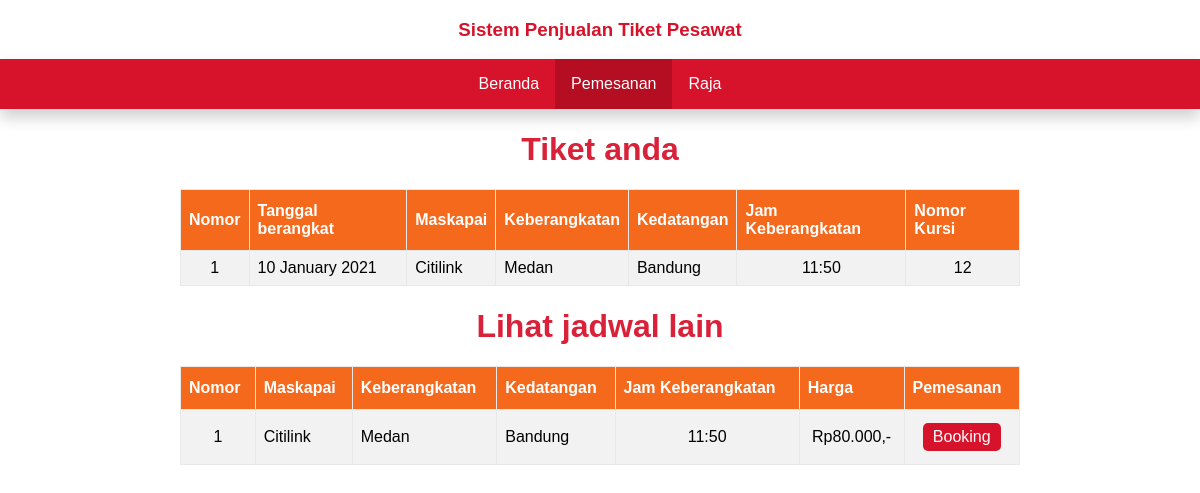
Screenshot of /pemesanan/index.php (signed in) with the database file from the repository.
### tables this page shows
CREATE TABLE `pemesanan` (
  `id_pemesanan` varchar(5) NOT NULL,
  `id_pelanggan` varchar(5) NOT NULL,
  `id_tiket` varchar(5) NOT NULL,
  `tanggal_pesan` date NOT NULL
);

CREATE TABLE `rute` (
  `id_rute` varchar(5) NOT NULL,
  `jam_berangkat` varchar(5) NOT NULL,
  `asal_rute` text NOT NULL,
  `tujuan_rute` text NOT NULL,
  `maskapai` varchar(10) NOT NULL,
  `harga` int(9) NOT NULL
);

CREATE TABLE `tiket` (
  `id_tiket` varchar(5) NOT NULL,
  `id_rute` varchar(5) NOT NULL,
  `nomor_kursi` text NOT NULL,
  `kelas` text NOT NULL,
  `harga` int(9) NOT NULL
);

### pemesanan/config/function.php (called while the page is built, shortened)
<?php
function rupiah($x){
    $rupiah = "Rp".number_format($x,0,",",".").",-";
    return $rupiah;
}
function getPemesan($x, $y){
    $qry = "SELECT
    rute.jam_berangkat as jam,
    rute.asal_rute as asal,
    rute.tujuan_rute as tujuan,
    rute.maskapai as maskapai,
    tiket.nomor_kursi as kursi,
    tiket.kelas as kelas,
    tiket.harga as harga,
    pemesanan.tanggal_pesan as tanggal
    FROM pemesanan
    INNER JOIN tiket ON tiket.id_tiket = pemesanan.id_tiket
    INNER JOIN rute ON rute.id_rute = tiket.id_rute
    WHERE id_pelanggan = '$y'
    ";
    $sql = mysqli_query($x,$qry);
    return $sql;
}
?>

### pemesanan/index.php (the view, shortened to what this page needs)
<?php
if (!isset($_SESSION['id'])) {
?>
<!DOCTYPE html>
<html lang="en" dir="ltr">
    <head>
        <meta charset="utf-8">
        <title>Pemesanan Tiket Pesawat</title>
        <link rel="stylesheet" href="../gaya.css">
    </head>
    <body>
        <?php
            include '../config/header.php';
        ?>
        <div class="notif">
            <p>Belum punya akun? Daftar <a href="../daftar/index.php" class="a-hrep">disini</a></p>
        </div>
        <table border="1" class="senter" style="margin-top: 20px">
            <tr>
                <th>Nomor</th>
                <th>Maskapai</th>
                <th>Keberangkatan</th>
                <th>Kedatangan</th>
                <th>Jam Keberangkatan</th>
                <th>Harga</th>
                <th>Pemesanan</th>
            </tr>
            <?php
                include '../config/koneksi.php';
                $nomor = 1;
                $querry = "SELECT * FROM rute";
                $results = mysqli_query($koneksi, $querry);
                include 'config/function.php';
                if (mysqli_num_rows($results)>0) {
                    while ($row = mysqli_fetch_assoc($results)) {
                        echo "
                            <tr>
                                <td style='text-align: center;'>".$nomor++."</td>
                                <td>".ucwords($row['maskapai'])."</td>
                                <td>".ucwords($row['asal_rute'])."</td>
                                <td>".ucwords($row['tujuan_rute'])."</td>
                                <td style='text-align: center;'>".$row['jam_berangkat']."</td>
                                <td style='text-align: center;'>".rupiah($row['harga'])."</td>
                                <td style='text-align: center;'><a href='tiket.php?rute=".$row['id_rute']."' class='btn-book'>Booking</a></td>
                            </tr>
                        ";
                    }
                }
            ?>
        </table>
    </body>
</html>
<?php
}
else {
    if (isset($_GET['tx'])) {
?>
<!DOCTYPE html>
<html lang="en" dir="ltr">
    <head>
        <meta charset="utf-8">
        <title>Pemesanan Tiket Pesawat</title>
        <link rel="stylesheet" href="//code.jquery.com/ui/1.12.1/themes/base/jquery-ui.css">
        <link rel="stylesheet" href="../gaya.css">
    </head>
    <body>
        <?php
            include '../config/koneksi.php';
            include '../config/header.php';
            include 'config/function.php';
            $id_tx = $_GET['tx'];
            $qry = "SELECT * FROM tiket WHERE id_tiket = '$id_tx'";
            $sql = mysqli_query($koneksi, $qry);
            $row = mysqli_fetch_assoc($sql);
            $id_rt = $row['id_rute'];
            $qry1 = "SELECT * FROM rute WHERE id_rute = '$id_rt'";
            $sql1 = mysqli_query($koneksi,$qry1);
            $row1 = mysqli_fetch_assoc($sql1);
        ?>
        <div class="form-center" style="margin-top: 20px">
            <form action="config/proses_trx.php?tx=<?= $id_tx ?>" method="post" class="flex-row">
                <div class="flex-row-item">
                    <label class="labelu">Maskapai</label>
                    <input class="inputto" type="text" name="maskapai" disabled value="<?= ucwords($row1['maskapai']) ?>">
                </div>
                <div class="flex-row-item">
                    <label class="labelu">Jam Keberangkatan</label>
                    <input class="inputto" type="text" name="jam" disabled value="<?= ucwords($row1['jam_berangkat']) ?>">
                </div>
                <div class="flex-row-item">
                    <label class="labelu">Keberangkatan</label>
                    <input class="inputto" type="text" name="berangkat" disabled value="<?= ucwords($row1['asal_rute']) ?>">
                </div>
                <div class="flex-row-item">
                    <label class="labelu">Kedatangan</label>
                    <input class="inputto" type="text" name="pass" disabled value="<?= ucwords($row1['tujuan_rute']) ?>">
                </div>
                <div class="flex-row-item">
                    <label class="labelu">Kursi</label>
                    <input class="inputto" type="text" name="kursi" disabled value="<?= $row['nomor_kursi'] ?>">
                </div>
                <div class="flex-row-item">
                    <label class="labelu">Kelas</label>
                    <input class="inputto" type="text" name="kelas" disabled value="<?= $row['kelas'] ?>">
                </div>
                <div class="flex-row-item">
                    <label class="labelu">Harga</label>
                    <input class="inputto" type="text" name="harga" disabled value="<?= rupiah($row['harga']) ?>">
                </div>
                <div class="flex-row-item">
                    <label class="labelu">Tanggal pesan</label>
                    <input class="inputto" type="text" name="date_order" id="datepicker">
                </div>
                <button type="submit" class="zenter btn-kirim-book">Selanjutnya</button>
            </form>
        </div>
        <script src="https://code.jquery.com/jquery-1.12.4.js"></script>
        <script src="https://code.jquery.com/ui/1.12.1/jquery-ui.js"></script>
        <script type="text/javascript">
            $( function() {
                $( "#datepicker" ).datepicker({dateFormat: 'yy-mm-dd'}).val();
            } );
        </script>
    </body>
</html>
<?php
    } else {
?>
<!DOCTYPE html>
<html lang="en" dir="ltr">
    <head>
        <link rel="stylesheet" href="../gaya.css">
    </head>
    <body>
        <?php
            include '../config/header.php';
            include 'config/function.php';
        ?>
        <h1 style="text-align: center; color: #d92139">Tiket anda</h1>
        <table border="1" class="senter" style="margin-top: 20px">
            <tr>
                <th>Nomor</th>
                <th>Tanggal berangkat</th>
                <th>Maskapai</th>
                <th>Keberangkatan</th>
                <th>Kedatangan</th>
                <th>Jam Keberangkatan</th>
                <th>Nomor Kursi</th>
            </tr>
            <?php
                include '../config/koneksi.php';
                $nomor = 1;
                $s = getPemesan($koneksi, $_SESSION['id']);
                if (mysqli_num_rows($s)>0) {
                    while ($row = mysqli_fetch_assoc($s)) {
                        echo "
                            <tr>
                                <td style='text-align: center;'>".$nomor++."</td>
                                <td>".date('d F Y', strtotime($row['tanggal']))."</td>
                                <td>".ucwords($row['maskapai'])."</td>
                                <td>".ucwords($row['asal'])."</td>
                                <td>".ucwords($row['tujuan'])."</td>
                                <td style='text-align: center;'>".$row['jam']."</td>
                                <td style='text-align: center;'>".$row['kursi']."</td>
                            </tr>
                        ";
                    }
                }
            ?>
        </table>
        <h1 style="text-align: center; color: #d92139">Lihat jadwal lain</h1>
        <table border="1" class="senter" style="margin-top: 20px">
            <tr>
                <th>Nomor</th>
                <th>Maskapai</th>
                <th>Keberangkatan</th>
                <th>Kedatangan</th>
                <th>Jam Keberangkatan</th>
                <th>Harga</th>
                <th>Pemesanan</th>
            </tr>
            <?php
                $nomor = 1;
                $querry = "SELECT * FROM rute";
                $results = mysqli_query($koneksi, $querry);
                if (mysqli_num_rows($results)>0) {
                    while ($row = mysqli_fetch_assoc($results)) {
                        echo "
                            <tr>
                                <td style='text-align: center;'>".$nomor++."</td>
                                <td>".ucwords($row['maskapai'])."</td>
                                <td>".ucwords($row['asal_rute'])."</td>
                                <td>".ucwords($row['tujuan_rute'])."</td>
                                <td style='text-align: center;'>".$row['jam_berangkat']."</td>
                                <td style='text-align: center;'>".rupiah($row['harga'])."</td>
                                <td style='text-align: center;'><a href='tiket.php?rute=".$row['id_rute']."' class='btn-book'>Booking</a></td>
                            </tr>
                        ";
                    }
                }
            ?>
        </table>
    </body>
</html>
<?php
    }
}
?>

### gaya.css (style rules this page uses)
* { box-sizing: border-box; }
body { font-family: sans-serif; margin: 0; padding: 0; }
.senter { margin-left: auto; margin-right: auto; margin-top: 20px; }
table { border-collapse: collapse; width: 70%; }
table td, table th { border: 1px solid #e8e8e8; padding: 8px; }
table tr:nth-child(even) { background-color: #f2f2f2; }
table th { padding-top: 12px; padding-bottom: 12px; text-align: left; background-color: #f5691d; color: white; }
.btn-book { color: #fff; background-color: #d6132a; padding: 5px 10px; text-align: center; text-decoration: none; display: inline-block; border-radius: 5px; margin: 5px; }

### rows the page displays
pemesanan: tanggal_pesan "10 January 2021", rute.maskapai "Citilink", rute.asal_rute "Medan", rute.tujuan_rute "Bandung", rute.jam_berangkat "11:50", id_tiket.nomor_kursi "12"
rute: maskapai "Citilink", asal_rute "Medan", tujuan_rute "Bandung", jam_berangkat "11:50", harga "Rp80.000,-"

### other values shown
$_SESSION['nama'] "Raja"
